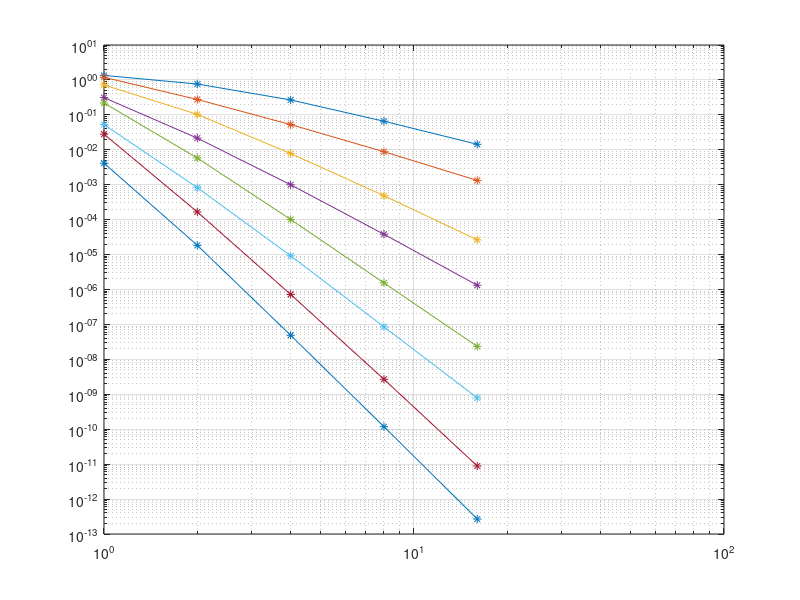

The MATLAB script that drew this image:
close all;
clear all;

%% l2 [Order][Mesh]

%% f = Sin(10x) +  Sin(10y)

h = [1, 1/2, 1/4, 1/8, 1/16];
p = [1:8];

l2 = ...
    [...
        +1.347995e+00 , +7.637785e-01 , +2.676831e-01 , +6.571013e-02 , +1.436486e-02 ; ...
        +1.191675e+00 , +2.755181e-01 , +5.277309e-02 , +8.809107e-03 , +1.323267e-03 ; ...
        +7.184410e-01 , +1.033056e-01 , +7.820192e-03 , +4.841527e-04 , +2.638048e-05 ; ...
        +3.117339e-01 , +2.155022e-02 , +9.971840e-04 , +3.813997e-05 , +1.319923e-06 ; ...
        +2.184741e-01 , +5.804139e-03 , +1.012503e-04 , +1.542529e-06 , +2.342482e-08 ; ...
        +5.286329e-02 , +8.238067e-04 , +9.233377e-06 , +8.532929e-08 , +7.864971e-10 ; ...
        +2.803778e-02 , +1.661450e-04 , +7.238937e-07 , +2.690113e-09 , +8.850496e-12 ; ...
        +4.148550e-03 , +1.836555e-05 , +4.900105e-08 , +1.182243e-10 , +2.679212e-13 ; ...
    ];

P = size(p, 2);
H = size(h, 2);

delta = zeros(P, H - 1);

for i = 1:H-1
    delta(:, i) = ...
        (log10(l2(:, i + 1)) - log10(l2(:, i))) / ...
        (log10(1/h(i + 1))   - log10(1/h(i)));
end

delta

figure;
loglog(1./h, l2, '-*');
grid;
